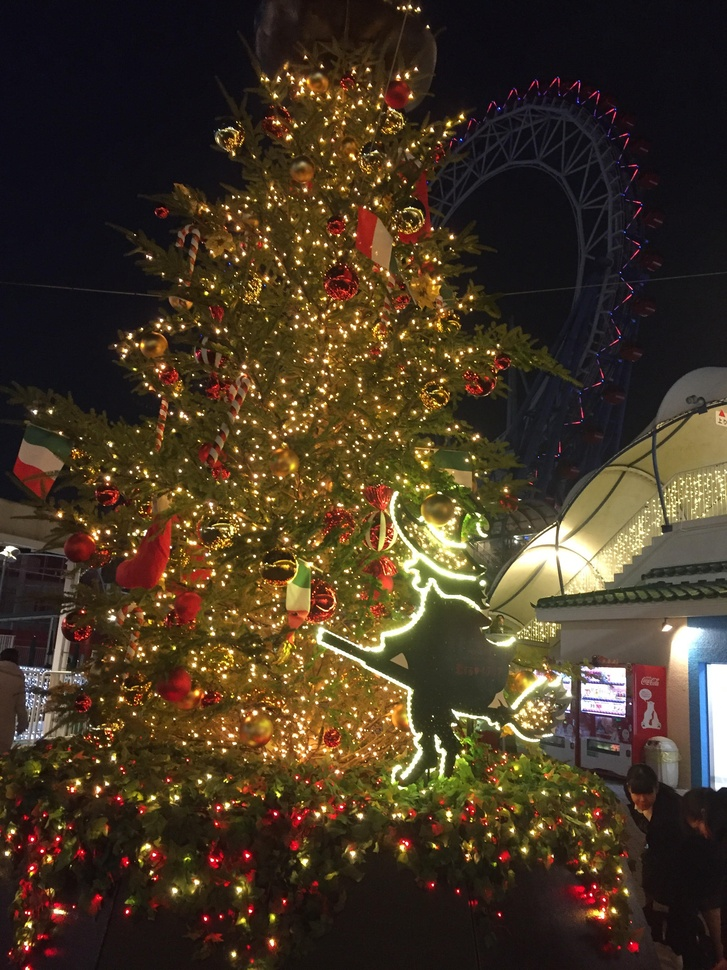
%> input picture lecture_image_processing-master/christmas tree.jpg, 727 x 970 px, shrunk from 2448 x 3264 before the run
$ octave kadai3.m   (GNU Octave 9; MATLAB toolbox functions it lacks are replaced by stand-ins)
%> lines starting %> are read from the running program, lines starting %| are printed output that depends on the picture; in (x1, y1, x2, y2) boxes, pixels count from 0 and x2, y2 are one past the last pixel; in counts of white or black regions, pixels touching at a corner belong together; the program's own positions count from 1
% 課題３　閾値処理
% 閾値を4パターン設定し,閾値処理た画像を示せ．
% 下記はサンプルプログラムである．
% 課題作成にあたっては「Lenna」以外の画像を用いよ．

clear; % 変数のオールクリア

ORG=imread('christmas tree.jpg'); % 原画像の入力
%> ORG is the input picture: size 970x727x3 uint8; mean R, G, B 68.8, 54, 36.3
ORG= rgb2gray(ORG); % カラー画像を白黒濃淡画像へ変換
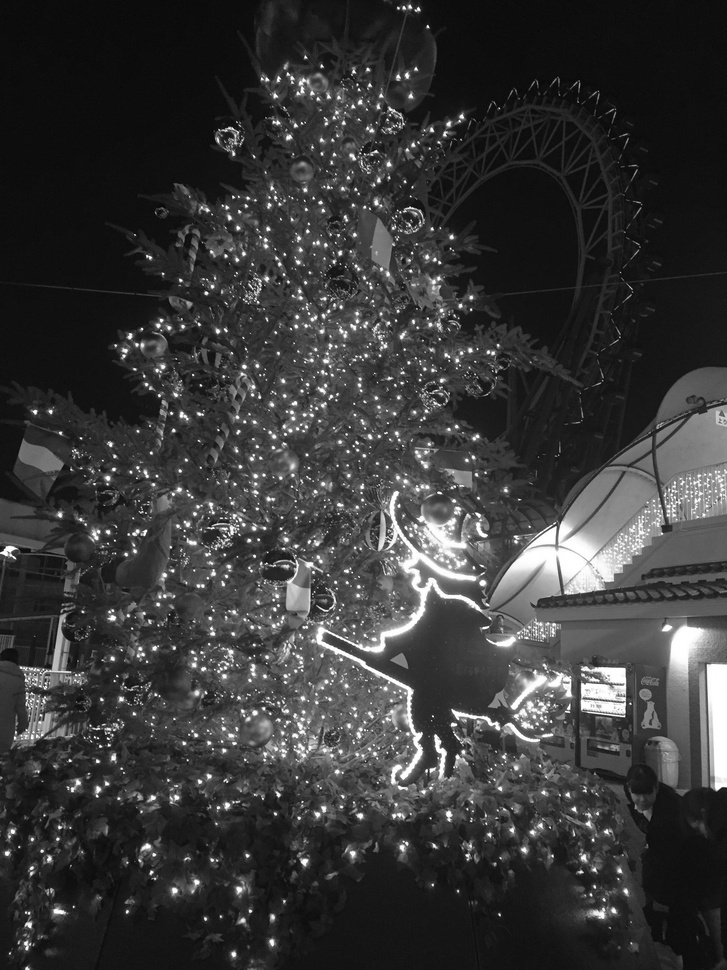
%> ORG: size 970x727 uint8; min 2, max 255, mean 56.4

imagesc(ORG); colormap(gray); colorbar; % 画像の表示
pause;

IMG = ORG > 64; % 輝度値が64以上の画素を1，その他を0に変換
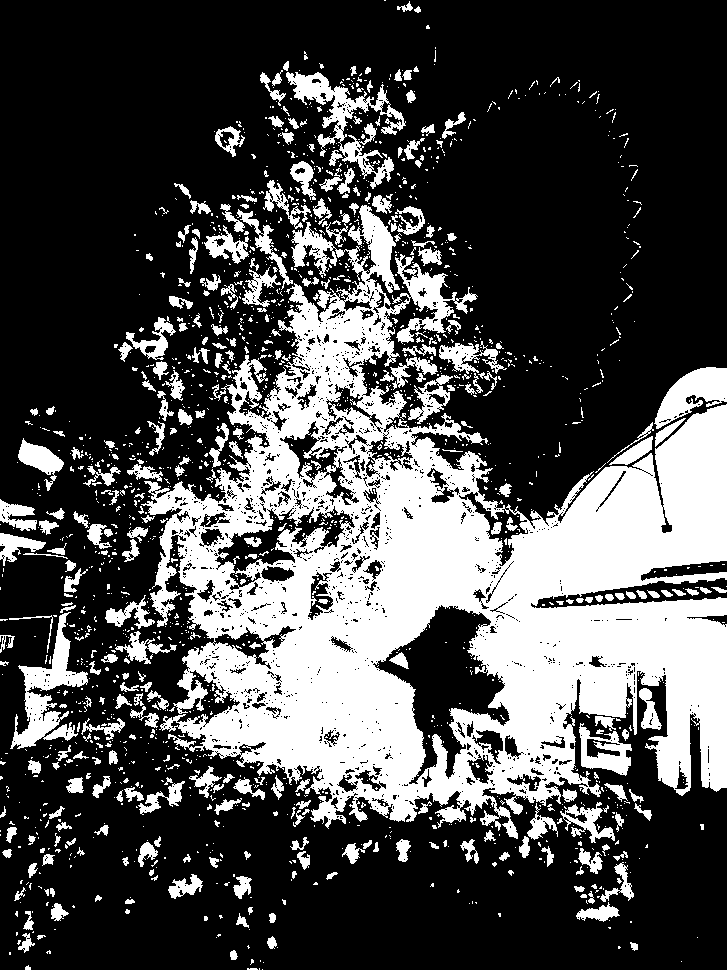
%> IMG: size 970x727 logical; 30.4% white; 1736 white regions (1400 under 20 px), largest, box (x1, y1, x2, y2) and area: (141, 205, 727, 839) 160244, (286, 72, 406, 189) 3583, (10, 612, 88, 749) 3507
imagesc(IMG); colormap(gray); colorbar;
pause;

IMG = ORG > 96;
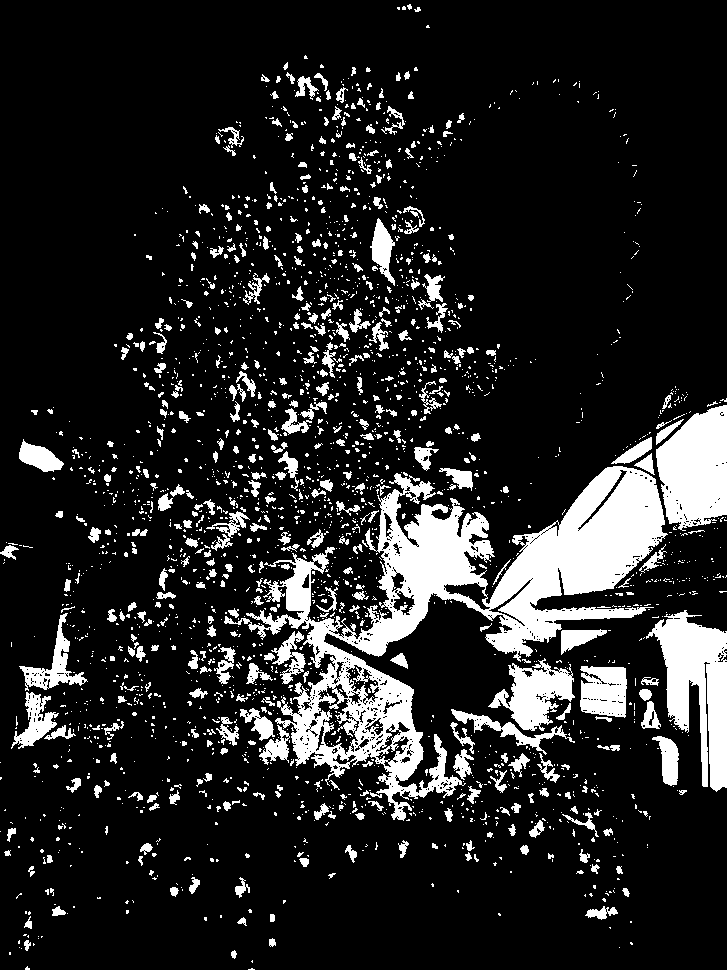
%> IMG: size 970x727 logical; 14.6% white; 2435 white regions (2001 under 20 px), largest, box (x1, y1, x2, y2) and area: (224, 466, 668, 821) 40880, (646, 610, 727, 792) 7445, (656, 405, 727, 531) 6652
imagesc(IMG); colormap(gray); colorbar;
pause;

IMG = ORG > 128;
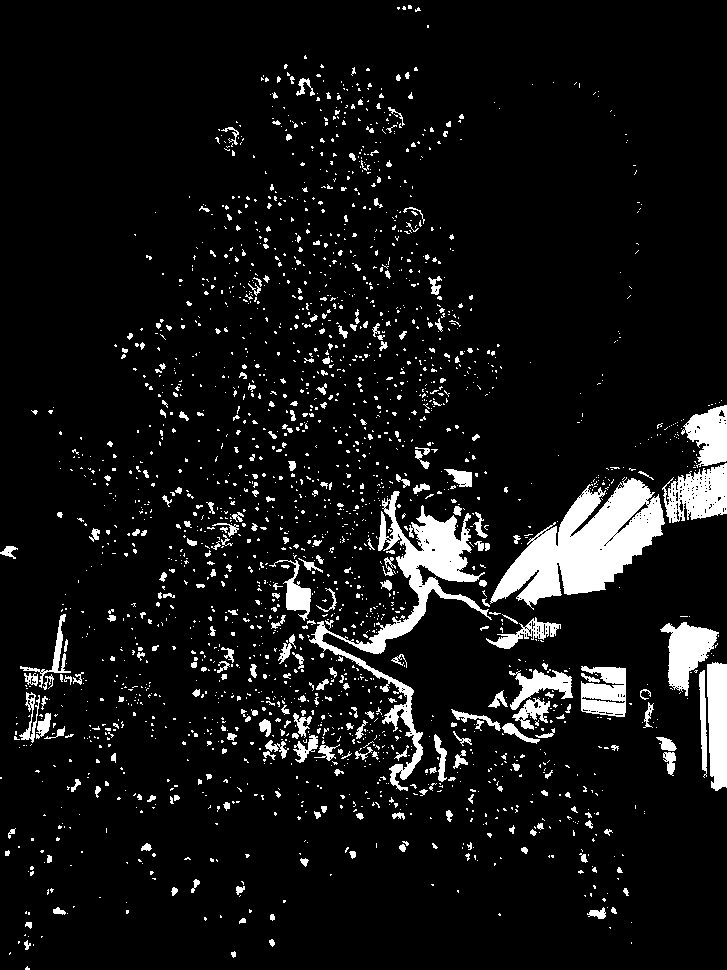
%> IMG: size 970x727 logical; 8.1% white; 2227 white regions (1920 under 20 px), largest, box (x1, y1, x2, y2) and area: (490, 477, 665, 610) 10873, (309, 491, 492, 791) 7939, (662, 463, 727, 523) 2473
imagesc(IMG); colormap(gray); colorbar;
pause;

IMG = ORG > 192;
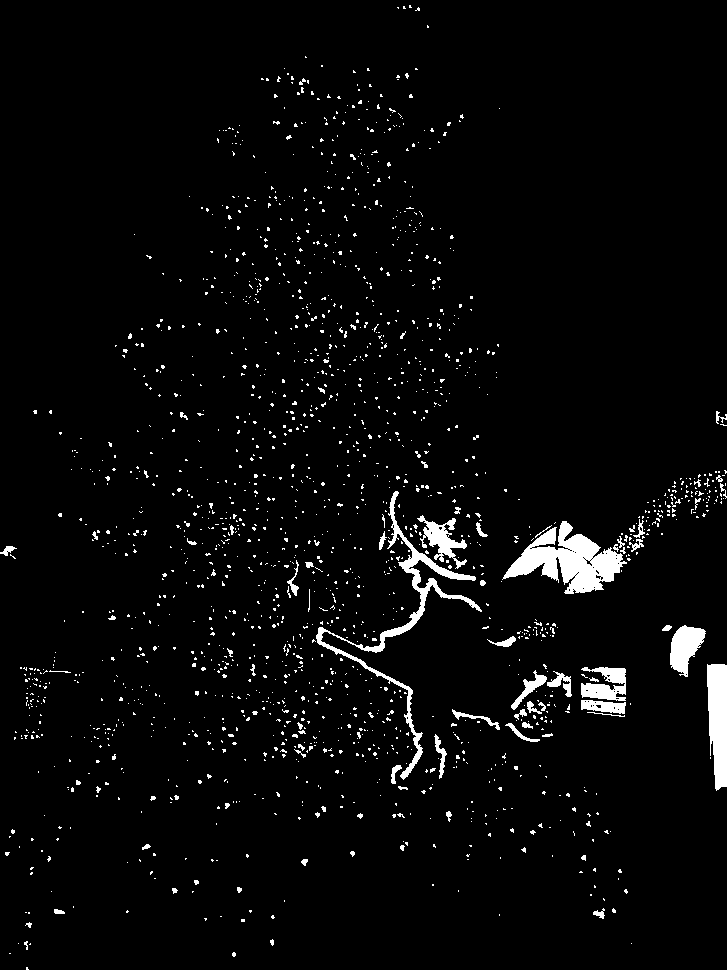
%> IMG: size 970x727 logical; 3.5% white; 1761 white regions (1680 under 20 px), largest, box (x1, y1, x2, y2) and area: (502, 521, 627, 594) 4170, (316, 491, 482, 780) 3122, (707, 664, 727, 791) 2079
imagesc(IMG); colormap(gray); colorbar;
